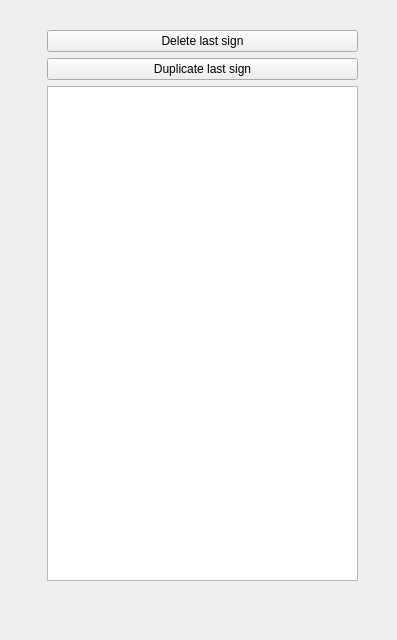
<?xml version="1.0" encoding="UTF-8"?>
<ui version="4.0">
 <class>Form</class>
 <widget class="QWidget" name="Form">
  <property name="geometry">
   <rect>
    <x>0</x>
    <y>0</y>
    <width>397</width>
    <height>640</height>
   </rect>
  </property>
  <property name="windowTitle">
   <string>Let's talk</string>
  </property>
  <widget class="QWidget" name="verticalLayoutWidget">
   <property name="geometry">
    <rect>
     <x>47</x>
     <y>30</y>
     <width>311</width>
     <height>551</height>
    </rect>
   </property>
   <layout class="QVBoxLayout" name="verticalLayout">
    <item>
     <widget class="QPushButton" name="button_last_sign">
      <property name="enabled">
       <bool>true</bool>
      </property>
      <property name="text">
       <string>Delete last sign</string>
      </property>
     </widget>
    </item>
    <item>
     <widget class="QPushButton" name="button_duplicate">
      <property name="text">
       <string>Duplicate last sign</string>
      </property>
     </widget>
    </item>
    <item>
     <widget class="QTextEdit" name="start_window">
      <property name="readOnly">
       <bool>true</bool>
      </property>
     </widget>
    </item>
   </layout>
  </widget>
 </widget>
 <resources/>
 <connections/>
</ui>
